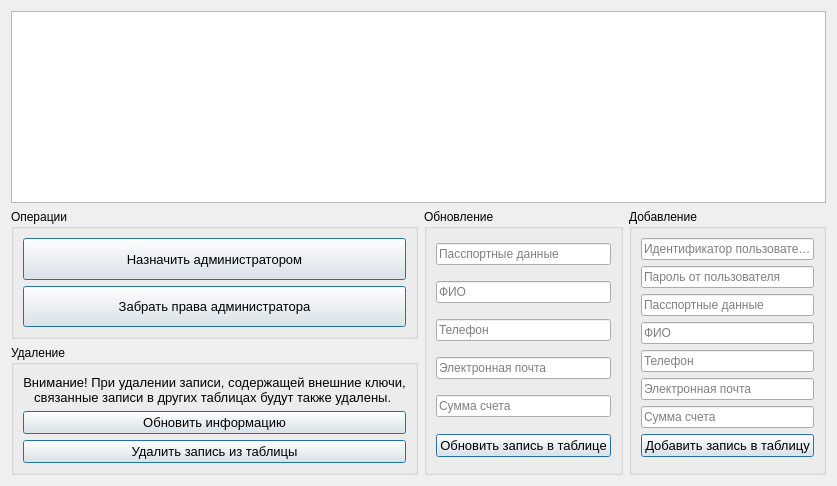
      <widget class="QWidget" name="tab_7">
       <attribute name="title">
        <string>Пользователи</string>
       </attribute>
       <layout class="QGridLayout" name="gridLayout_32">
        <item row="0" column="0" colspan="3">
         <widget class="QTableView" name="Admin_users_tableView">
          <property name="focusPolicy">
           <enum>Qt::NoFocus</enum>
          </property>
          <property name="selectionMode">
           <enum>QAbstractItemView::SingleSelection</enum>
          </property>
         </widget>
        </item>
        <item row="1" column="0">
         <widget class="QGroupBox" name="groupBox_23">
          <property name="title">
           <string>Операции</string>
          </property>
          <layout class="QGridLayout" name="gridLayout_34">
           <item row="0" column="0">
            <widget class="QPushButton" name="Admin_Grant_button">
             <property name="sizePolicy">
              <sizepolicy hsizetype="Minimum" vsizetype="Preferred">
               <horstretch>0</horstretch>
               <verstretch>0</verstretch>
              </sizepolicy>
             </property>
             <property name="font">
              <font>
               <pointsize>10</pointsize>
              </font>
             </property>
             <property name="focusPolicy">
              <enum>Qt::StrongFocus</enum>
             </property>
             <property name="text">
              <string>Назначить администратором</string>
             </property>
             <property name="default">
              <bool>true</bool>
             </property>
            </widget>
           </item>
           <item row="1" column="0">
            <widget class="QPushButton" name="Admin_Revoke_button">
             <property name="sizePolicy">
              <sizepolicy hsizetype="Minimum" vsizetype="Preferred">
               <horstretch>0</horstretch>
               <verstretch>0</verstretch>
              </sizepolicy>
             </property>
             <property name="font">
              <font>
               <pointsize>10</pointsize>
              </font>
             </property>
             <property name="focusPolicy">
              <enum>Qt::StrongFocus</enum>
             </property>
             <property name="text">
              <string>Забрать права администратора</string>
             </property>
             <property name="default">
              <bool>true</bool>
             </property>
            </widget>
           </item>
          </layout>
         </widget>
        </item>
        <item row="1" column="1" rowspan="2">
         <widget class="QGroupBox" name="groupBox_25">
          <property name="title">
           <string>Обновление</string>
          </property>
          <layout class="QGridLayout" name="gridLayout_35">
           <item row="11" column="0">
            <widget class="QPushButton" name="Admin_update_users_button">
             <property name="font">
              <font>
               <pointsize>10</pointsize>
              </font>
             </property>
             <property name="focusPolicy">
              <enum>Qt::StrongFocus</enum>
             </property>
             <property name="text">
              <string>Обновить запись в таблице</string>
             </property>
             <property name="default">
              <bool>true</bool>
             </property>
            </widget>
           </item>
           <item row="5" column="0">
            <spacer name="verticalSpacer_3">
             <property name="orientation">
              <enum>Qt::Vertical</enum>
             </property>
             <property name="sizeType">
              <enum>QSizePolicy::Fixed</enum>
             </property>
             <property name="sizeHint" stdset="0">
              <size>
               <width>20</width>
               <height>5</height>
              </size>
             </property>
            </spacer>
           </item>
           <item row="10" column="0">
            <spacer name="verticalSpacer">
             <property name="orientation">
              <enum>Qt::Vertical</enum>
             </property>
             <property name="sizeType">
              <enum>QSizePolicy::Fixed</enum>
             </property>
             <property name="sizeHint" stdset="0">
              <size>
               <width>20</width>
               <height>6</height>
              </size>
             </property>
            </spacer>
           </item>
           <item row="9" column="0">
            <widget class="QLineEdit" name="Admin_update_amount_lineEdit">
             <property name="sizePolicy">
              <sizepolicy hsizetype="Preferred" vsizetype="Fixed">
               <horstretch>0</horstretch>
               <verstretch>0</verstretch>
              </sizepolicy>
             </property>
             <property name="focusPolicy">
              <enum>Qt::StrongFocus</enum>
             </property>
             <property name="maxLength">
              <number>8</number>
             </property>
             <property name="placeholderText">
              <string>Сумма счета</string>
             </property>
            </widget>
           </item>
           <item row="2" column="0">
            <widget class="QLineEdit" name="Admin_update_fullname_lineEdit">
             <property name="sizePolicy">
              <sizepolicy hsizetype="Preferred" vsizetype="Fixed">
               <horstretch>0</horstretch>
               <verstretch>0</verstretch>
              </sizepolicy>
             </property>
             <property name="focusPolicy">
              <enum>Qt::StrongFocus</enum>
             </property>
             <property name="maxLength">
              <number>50</number>
             </property>
             <property name="placeholderText">
              <string>ФИО</string>
             </property>
            </widget>
           </item>
           <item row="7" column="0">
            <spacer name="verticalSpacer_2">
             <property name="orientation">
              <enum>Qt::Vertical</enum>
             </property>
             <property name="sizeType">
              <enum>QSizePolicy::Fixed</enum>
             </property>
             <property name="sizeHint" stdset="0">
              <size>
               <width>20</width>
               <height>5</height>
              </size>
             </property>
            </spacer>
           </item>
           <item row="6" column="0">
            <widget class="QLineEdit" name="Admin_update_email_lineEdit">
             <property name="sizePolicy">
              <sizepolicy hsizetype="Preferred" vsizetype="Fixed">
               <horstretch>0</horstretch>
               <verstretch>0</verstretch>
              </sizepolicy>
             </property>
             <property name="focusPolicy">
              <enum>Qt::StrongFocus</enum>
             </property>
             <property name="maxLength">
              <number>50</number>
             </property>
             <property name="placeholderText">
              <string>Электронная почта</string>
             </property>
            </widget>
           </item>
           <item row="4" column="0">
            <widget class="QLineEdit" name="Admin_update_phone_libeEdit">
             <property name="sizePolicy">
              <sizepolicy hsizetype="Preferred" vsizetype="Fixed">
               <horstretch>0</horstretch>
               <verstretch>0</verstretch>
              </sizepolicy>
             </property>
             <property name="focusPolicy">
              <enum>Qt::StrongFocus</enum>
             </property>
             <property name="maxLength">
              <number>20</number>
             </property>
             <property name="placeholderText">
              <string>Телефон</string>
             </property>
            </widget>
           </item>
           <item row="3" column="0">
            <spacer name="verticalSpacer_4">
             <property name="orientation">
              <enum>Qt::Vertical</enum>
             </property>
             <property name="sizeType">
              <enum>QSizePolicy::Fixed</enum>
             </property>
             <property name="sizeHint" stdset="0">
              <size>
               <width>20</width>
               <height>5</height>
              </size>
             </property>
            </spacer>
           </item>
           <item row="1" column="0">
            <spacer name="verticalSpacer_5">
             <property name="orientation">
              <enum>Qt::Vertical</enum>
             </property>
             <property name="sizeType">
              <enum>QSizePolicy::Fixed</enum>
             </property>
             <property name="sizeHint" stdset="0">
              <size>
               <width>20</width>
               <height>5</height>
              </size>
             </property>
            </spacer>
           </item>
           <item row="0" column="0">
            <widget class="QLineEdit" name="Admin_update_passport_lineEdit">
             <property name="sizePolicy">
              <sizepolicy hsizetype="Preferred" vsizetype="Fixed">
               <horstretch>0</horstretch>
               <verstretch>0</verstretch>
              </sizepolicy>
             </property>
             <property name="focusPolicy">
              <enum>Qt::StrongFocus</enum>
             </property>
             <property name="maxLength">
              <number>20</number>
             </property>
             <property name="placeholderText">
              <string>Пасспортные данные</string>
             </property>
            </widget>
           </item>
          </layout>
         </widget>
        </item>
        <item row="1" column="2" rowspan="2">
         <widget class="QGroupBox" name="groupBox_26">
          <property name="title">
           <string>Добавление</string>
          </property>
          <layout class="QGridLayout" name="gridLayout_36">
           <item row="6" column="0">
            <widget class="QLineEdit" name="Admin_insert_amount_lineEdit">
             <property name="sizePolicy">
              <sizepolicy hsizetype="Preferred" vsizetype="Fixed">
               <horstretch>0</horstretch>
               <verstretch>0</verstretch>
              </sizepolicy>
             </property>
             <property name="focusPolicy">
              <enum>Qt::StrongFocus</enum>
             </property>
             <property name="maxLength">
              <number>8</number>
             </property>
             <property name="placeholderText">
              <string>Сумма счета</string>
             </property>
            </widget>
           </item>
           <item row="4" column="0">
            <widget class="QLineEdit" name="Admin_insert_phone_lineEdit">
             <property name="sizePolicy">
              <sizepolicy hsizetype="Preferred" vsizetype="Fixed">
               <horstretch>0</horstretch>
               <verstretch>0</verstretch>
              </sizepolicy>
             </property>
             <property name="focusPolicy">
              <enum>Qt::StrongFocus</enum>
             </property>
             <property name="maxLength">
              <number>20</number>
             </property>
             <property name="placeholderText">
              <string>Телефон</string>
             </property>
            </widget>
           </item>
           <item row="1" column="0">
            <widget class="QLineEdit" name="Admin_insert_password_lineEdit">
             <property name="sizePolicy">
              <sizepolicy hsizetype="Preferred" vsizetype="Fixed">
               <horstretch>0</horstretch>
               <verstretch>0</verstretch>
              </sizepolicy>
             </property>
             <property name="focusPolicy">
              <enum>Qt::StrongFocus</enum>
             </property>
             <property name="maxLength">
              <number>50</number>
             </property>
             <property name="placeholderText">
              <string>Пароль от пользователя</string>
             </property>
            </widget>
           </item>
           <item row="0" column="0">
            <widget class="QLineEdit" name="Admin_insert_passengerid_lineEdit">
             <property name="sizePolicy">
              <sizepolicy hsizetype="Preferred" vsizetype="Fixed">
               <horstretch>0</horstretch>
               <verstretch>0</verstretch>
              </sizepolicy>
             </property>
             <property name="focusPolicy">
              <enum>Qt::StrongFocus</enum>
             </property>
             <property name="maxLength">
              <number>50</number>
             </property>
             <property name="placeholderText">
              <string>Идентификатор пользователя</string>
             </property>
            </widget>
           </item>
           <item row="2" column="0">
            <widget class="QLineEdit" name="Admin_insert_passport_lineEdit">
             <property name="sizePolicy">
              <sizepolicy hsizetype="Preferred" vsizetype="Fixed">
               <horstretch>0</horstretch>
               <verstretch>0</verstretch>
              </sizepolicy>
             </property>
             <property name="focusPolicy">
              <enum>Qt::StrongFocus</enum>
             </property>
             <property name="maxLength">
              <number>20</number>
             </property>
             <property name="placeholderText">
              <string>Пасспортные данные</string>
             </property>
            </widget>
           </item>
           <item row="3" column="0">
            <widget class="QLineEdit" name="Admin_insert_fullname_lineEdit">
             <property name="sizePolicy">
              <sizepolicy hsizetype="Preferred" vsizetype="Fixed">
               <horstretch>0</horstretch>
               <verstretch>0</verstretch>
              </sizepolicy>
             </property>
             <property name="focusPolicy">
              <enum>Qt::StrongFocus</enum>
             </property>
             <property name="maxLength">
              <number>50</number>
             </property>
             <property name="placeholderText">
              <string>ФИО</string>
             </property>
            </widget>
           </item>
           <item row="7" column="0">
            <widget class="QPushButton" name="Admin_insert_users_button">
             <property name="font">
              <font>
               <pointsize>10</pointsize>
              </font>
             </property>
             <property name="focusPolicy">
              <enum>Qt::StrongFocus</enum>
             </property>
             <property name="text">
              <string>Добавить запись в таблицу</string>
             </property>
             <property name="default">
              <bool>true</bool>
             </property>
            </widget>
           </item>
           <item row="5" column="0">
            <widget class="QLineEdit" name="Admin_insert_email_lineEdit">
             <property name="sizePolicy">
              <sizepolicy hsizetype="Preferred" vsizetype="Fixed">
               <horstretch>0</horstretch>
               <verstretch>0</verstretch>
              </sizepolicy>
             </property>
             <property name="focusPolicy">
              <enum>Qt::StrongFocus</enum>
             </property>
             <property name="maxLength">
              <number>50</number>
             </property>
             <property name="placeholderText">
              <string>Электронная почта</string>
             </property>
            </widget>
           </item>
           <item row="8" column="0">
            <spacer name="verticalSpacer_7">
             <property name="orientation">
              <enum>Qt::Vertical</enum>
             </property>
             <property name="sizeType">
              <enum>QSizePolicy::Fixed</enum>
             </property>
             <property name="sizeHint" stdset="0">
              <size>
               <width>20</width>
               <height>6</height>
              </size>
             </property>
            </spacer>
           </item>
          </layout>
         </widget>
        </item>
        <item row="2" column="0">
         <widget class="QGroupBox" name="groupBox_24">
          <property name="title">
           <string>Удаление</string>
          </property>
          <layout class="QGridLayout" name="gridLayout_33">
           <item row="2" column="0">
            <widget class="QPushButton" name="Admin_delete_users_button">
             <property name="sizePolicy">
              <sizepolicy hsizetype="Minimum" vsizetype="Fixed">
               <horstretch>0</horstretch>
               <verstretch>0</verstretch>
              </sizepolicy>
             </property>
             <property name="font">
              <font>
               <pointsize>10</pointsize>
              </font>
             </property>
             <property name="focusPolicy">
              <enum>Qt::StrongFocus</enum>
             </property>
             <property name="text">
              <string>Удалить запись из таблицы</string>
             </property>
             <property name="default">
              <bool>true</bool>
             </property>
            </widget>
           </item>
           <item row="0" column="0">
            <widget class="QLabel" name="label_8">
             <property name="font">
              <font>
               <pointsize>10</pointsize>
              </font>
             </property>
             <property name="text">
              <string>Внимание! При удалении записи, содержащей внешние ключи,
связанные записи в других таблицах будут также удалены. </string>
             </property>
             <property name="alignment">
              <set>Qt::AlignCenter</set>
             </property>
            </widget>
           </item>
           <item row="1" column="0">
            <widget class="QPushButton" name="Admin_users_updInfo_button">
             <property name="font">
              <font>
               <pointsize>10</pointsize>
              </font>
             </property>
             <property name="text">
              <string>Обновить информацию</string>
             </property>
             <property name="default">
              <bool>true</bool>
             </property>
            </widget>
           </item>
          </layout>
         </widget>
        </item>
       </layout>
      </widget>
